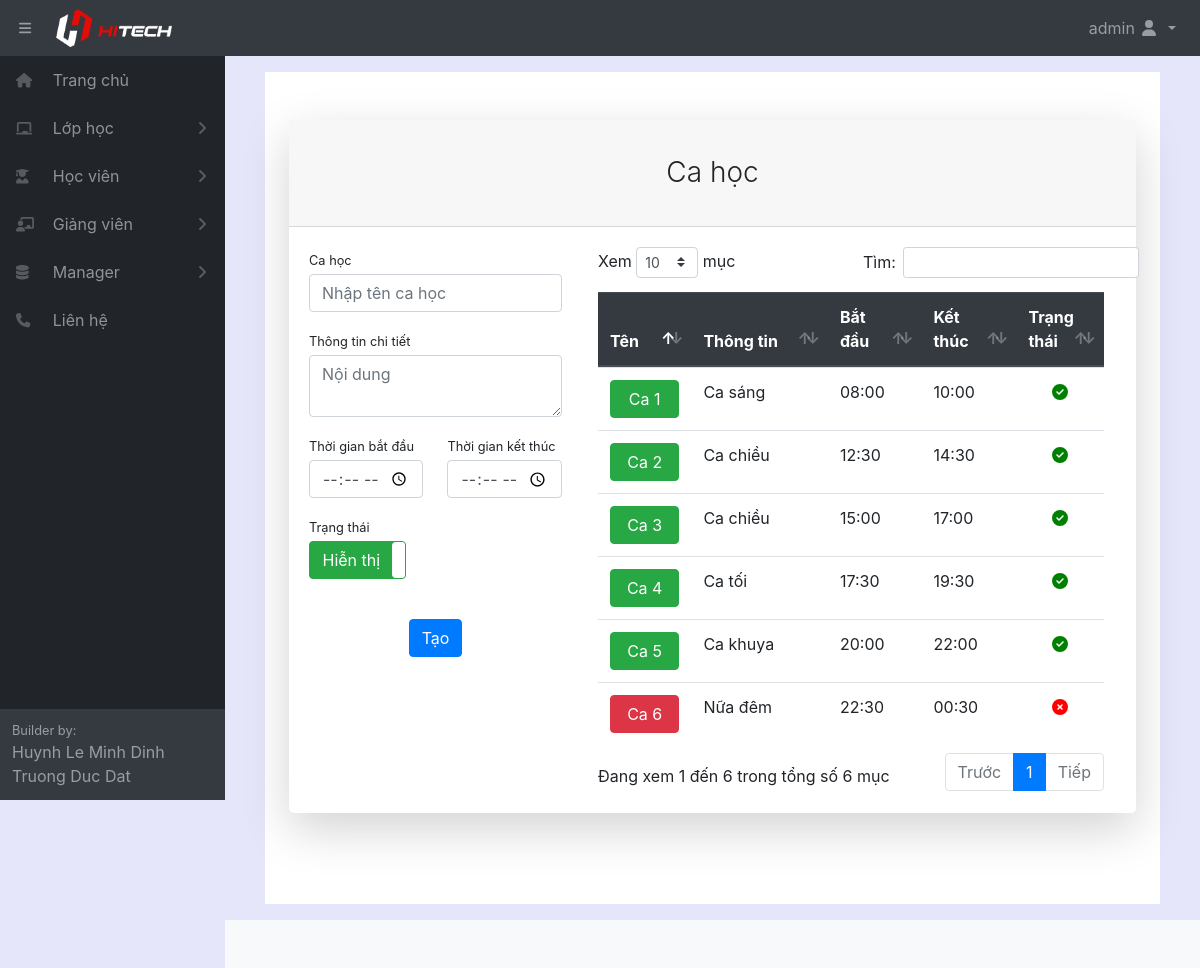
The app's page /createtimeshift/ (signed in) with its own data.
### home/models.py (models this page shows, shortened)
class TimeShift(models.Model):
    fullname = models.CharField(max_length=100, verbose_name="Tên ca học")
    infomation = models.CharField(max_length=1000, blank=True, verbose_name="Thông tin ca học")
    timestart = models.TimeField(null = True, blank=True, verbose_name="Giờ bắt đầu")
    timeend = models.TimeField(null = True, blank=True, verbose_name="Giờ kết thúc")
    active = models.BooleanField(default=True, verbose_name="Trạng thái")
    class Meta:
        ordering =["fullname"]
        verbose_name_plural = "Ca học"

### home/decorators.py (the view)
        def wrapper_func(request, *args, **kwargs):
            group = None
            if request.user.groups.exists():
                group = request.user.groups.all()[0].name
            if group in allowed_roles:
                return view_func(request, *args, **kwargs)
            else:
                return redirect('errorrole')

### home/forms.py
class CreateTimeShiftForm(ModelForm):
    class Meta:
        model = TimeShift
        fields = '__all__'

### home/views.py (called while the page is built)
@login_required(login_url='login')
@allowed_users(allowed_roles=['admin'])
def createTimeShift(request):
    form = CreateTimeShiftForm()
    timeshift = TimeShift.objects.all()
    if request.method == 'POST':
        form = CreateTimeShiftForm(request.POST)
        if form.is_valid():
            form.save()
    context={'form':form,'timeshift':timeshift}
    return render(request,'manager/createTimeShift.html',context)

### home/templates/manager/createTimeShift.html (shortened to what this page needs)
{% extends "pages/base.html" %}
{% block content %}
{% load static %}
<div class="container" style="height: 52em;">
    <div class="row justify-content-center">
        <div class="col-lg-12">
            <div class="card shadow-lg border-0 rounded-lg mt-5">
                <div class="card-header">
                    <h3 class="text-center font-weight-light my-4">Ca học</h3>
                </div>
                <div class="card-body">
                    <div class="row">
                        <div class="col-xl-4 col-md-12">
                            <form action="" method="POST">
                                <div class="row">
                                    <div class="col-xl-12 col-md-12">
                                        <div class="form-group">
                                            <label class="small mb-1" for="id_fullname">Ca học</label>
                                            <input class="form-control" type="text" name="fullname" maxlength="100"
                                                required id="id_fullname" placeholder="Nhập tên ca học"/>
                                        </div>
                                    </div>
                                    <div class="col-xl-12 col-md-12">
                                        <div class="form-group">
                                            <label class="small mb-1" for="id_infomation">Thông tin chi tiết</label>
                                            <textarea class="form-control" name="infomation" maxlength="1000"
                                                id="id_infomation" rows="2" placeholder="Nội dung"></textarea>
                                        </div>
                                    </div>
                                    <div class="col-xl-6 col-md-12">
                                        <div class="form-group">
                                            <label class="small mb-1" for="id_timestart">Thời gian bắt đầu</label>
                                            <input class="form-control" type="time" name="timestart"
                                                id="id_timestart" />
                                        </div>
                                    </div>
                                    <div class="col-xl-6 col-md-12">
                                        <div class="form-group">
                                            <label class="small mb-1" for="id_timeend">Thời gian kết thúc</label>
                                            <input class="form-control" type="time" name="timeend" id="id_timeend" />
                                        </div>
                                    </div>
                                    <div class="col-xl-12 col-md-12">
                                        <label class="small mb-1" for="id_active">Trạng thái</label>
                                        <div class="form-group">
                                        </div>
                                    </div>
                                </div>
                                <div class="form-group d-flex align-items-center justify-content-between mt-4 mb-0">
                                    <input class="btn btn-primary" type="submit" value="Tạo"
                                        style="margin-left: auto; margin-right: auto;">
                                </div>
                            </form>
                        </div>
                        <div class="col-xl-8 col-md-12">
                            <div class="col-xl-12 col-md-12">
                                <table id="example" class="table" style="width:100%">
                                    <thead class="thead-dark">
                                        <tr>
                                            <th style="width: 20%;">Tên</th>
                                            <th style="width: 30%;">Thông tin</th>
                                            <th style="width: 20%;">Bắt đầu</th>
                                            <th style="width: 20%;">Kết thúc</th>
                                            <th style="width: 10%;">Trạng thái</th>
                                        </tr>
                                    </thead>
                                    <tbody>
                                        {% for i in timeshift %}
                                        <tr>
                                            <td>
                                            {% if i.active %}
                                                <a class="btn btn-success" style="width: 100%;" href="/edittimeshift/{{i.pk}}">{{i.fullname}}</a>
                                            {% else %}
                                                <a class="btn btn-danger" style="width: 100%;" href="/edittimeshift/{{i.pk}}">{{i.fullname}}</a>
                                            {% endif %}
                                            </td>
                                            <td>{{i.infomation}}</td>
                                            <td>{{i.timestart|date:"H:i"}}</td>
                                            <td>{{i.timeend|date:"H:i"}}</td>
                                            <td style="text-align: center;">
                                            {% if i.active %}
                                                <i style="color: green;" class="fas fa-check-circle"></i>
                                            {% else %}
                                                <i style="color: red;" class="fas fa-times-circle"></i>
                                            {% endif %}
                                            </td>
                                        </tr>
                                        {% endfor %}
                                    </tbody>
                                </table>
                            </div>
                        </div>
                    </div>
                </div>
            </div>
        </div>
    </div>
</div>
{% endblock content %}

### home/templates/pages/base.html (shortened to what this page needs)
<!DOCTYPE html>
<html lang="en">
{% load staticfiles %}
<head>
    <link href="{% static '/fullcalendar/core/main.css' %}" rel='stylesheet' />
    <link href="{% static '/fullcalendar/daygrid/main.css' %}" rel='stylesheet' />
    <link href="{% static '/css/styles.css' %}" rel="stylesheet" />
    <link href="{% static '/css/dataTables.bootstrap4.min.css' %}" rel="stylesheet" />
</head>
<body class="sb-nav-fixed">
    <nav class="sb-topnav navbar navbar-expand navbar-dark bg-dark">
        <button class="btn btn-link btn-sm order-1 order-lg-0" id="sidebarToggle" href="#" style="margin-left: 10px;">
            <i class="fas fa-bars"></i></button>
        <a class="navbar-brand" href="{% url 'home' %}">
            <img src="/static/images/Logo-row-Light.png" alt="" style="width: 60%;">
        </a>
        <ul class="navbar-nav ml-auto ml-md-0">
            <li class="nav-item dropdown">
                <a class="nav-link dropdown-toggle" id="userDropdown" href="#" role="button" data-toggle="dropdown"
                    aria-haspopup="true" aria-expanded="false">
                    {{user.first_name}} {{user.last_name}}
                    <i class="fas fa-user fa-fw"></i>
                </a>
            </li>
        </ul>
    </nav>
    <div id="layoutSidenav">
        <div id="layoutSidenav_nav">
            <nav class="sb-sidenav accordion sb-sidenav-dark" id="sidenavAccordion">
                <div class="sb-sidenav-menu">
                    <div class="nav">
                        <a class="nav-link" href="{% url 'home' %}">
                            <div class="sb-nav-link-icon" style="width: 2em;">
                                <i class="fas fa-home"></i>
                            </div>
                            Trang chủ
                        </a>
                        <a class="nav-link collapsed" href="#" data-toggle="collapse" data-target="#collapseClass"
                            aria-expanded="false" aria-controls="collapseClass">
                            <div class="sb-nav-link-icon" style="width: 2em;">
                                <i class="fas fa-chalkboard"></i>
                            </div>
                            Lớp học
                            <div class="sb-sidenav-collapse-arrow">
                                <i class="fas fa-angle-down"></i>
                            </div>
                        </a>
                        <a class="nav-link collapsed" href="#" data-toggle="collapse" data-target="#collapseStudent"
                            aria-expanded="false" aria-controls="collapseStudent">
                            <div class="sb-nav-link-icon" style="width: 2em;">
                                <i class="fas fa-user-graduate"></i>
                            </div>
                            Học viên
                            <div class="sb-sidenav-collapse-arrow">
                                <i class="fas fa-angle-down"></i>
                            </div>
                        </a>
                        <a class="nav-link collapsed" href="#" data-toggle="collapse" data-target="#collapseTeacher"
                            aria-expanded="false" aria-controls="collapseTeacher">
                            <div class="sb-nav-link-icon" style="width: 2em;">
                                <i class="fas fa-chalkboard-teacher"></i>
                            </div>
                            Giảng viên
                            <div class="sb-sidenav-collapse-arrow">
                                <i class="fas fa-angle-down"></i>
                            </div>
                        </a>
                        {% if request.user.is_staff %}
                        <a class="nav-link collapsed" href="#" data-toggle="collapse" data-target="#collapseManager"
                            aria-expanded="false" aria-controls="collapseManager">
                            <div class="sb-nav-link-icon" style="width: 2em;">
                                <i class="fas fa-database"></i>
                            </div>
                            Manager
                            <div class="sb-sidenav-collapse-arrow">
                                <i class="fas fa-angle-down"></i>
                            </div>
                        </a>
                        {% endif %}
                        <a class="nav-link" href="{% url 'contact' %}">
                            <div class="sb-nav-link-icon" style="width: 2em;">
                                <i class="fas fa-phone"></i>
                            </div>
                            Liên hệ
                        </a>
                    </div>
                </div>
                <div class="sb-sidenav-footer">
                    <div class="small">Builder by:</div>
                    <div>Huynh Le Minh Dinh</div>
                    <div>Truong Duc Dat</div>
                </div>
            </nav>
        </div>
        <div id="layoutSidenav_content" style="background-color: lavender;">
            <main>
                <div class="container-fluid">
                    <div style="margin: 1em; background-color: white;">
                        {% block content %}{% endblock %}
                    </div>
                </div>
            </main>
            <footer class="py-4 bg-light mt-auto">
            </footer>
        </div>
    </div>
</body>
</html>

### records on screen
TimeShift: {{ i.pk }} 1 (drawn), fullname "Ca 1", infomation "Ca sáng", timestart "08:00", timeend "10:00", active True (drawn)
TimeShift: fullname "Ca 2", infomation "Ca chiều", timestart "12:30", timeend "14:30", active True (drawn)
TimeShift: fullname "Ca 3", infomation "Ca chiều", timestart "15:00", timeend "17:00", active True (drawn)
TimeShift: fullname "Ca 4", infomation "Ca tối", timestart "17:30", timeend "19:30", active True (drawn)
TimeShift: fullname "Ca 5", infomation "Ca khuya", timestart "20:00", timeend "22:00", active True (drawn)
TimeShift: fullname "Ca 6", infomation "Nữa đêm", timestart "22:30", timeend "00:30", active False (drawn)

### other values on screen
{{ user.first_name }} "admin"
